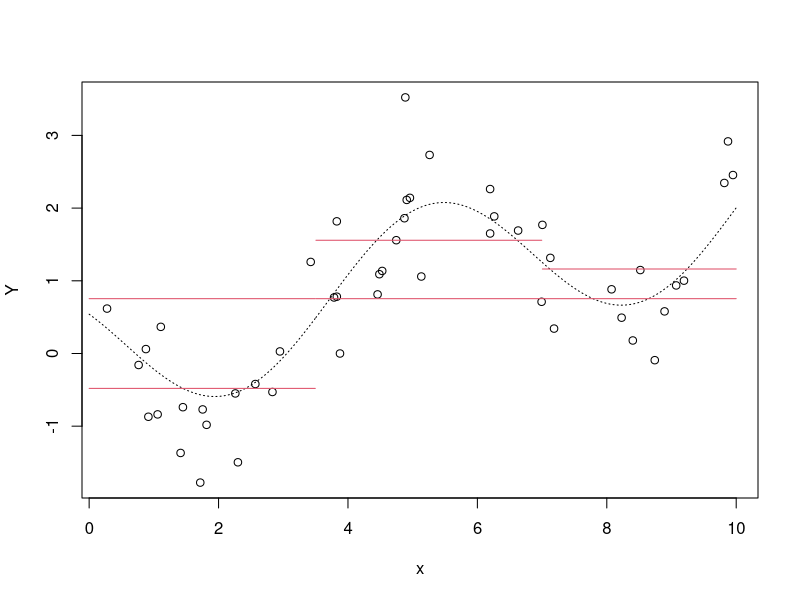
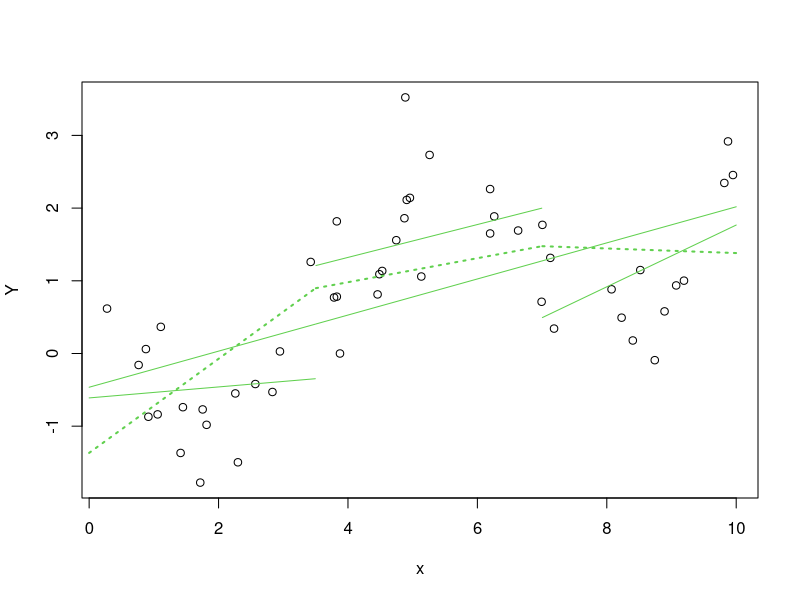
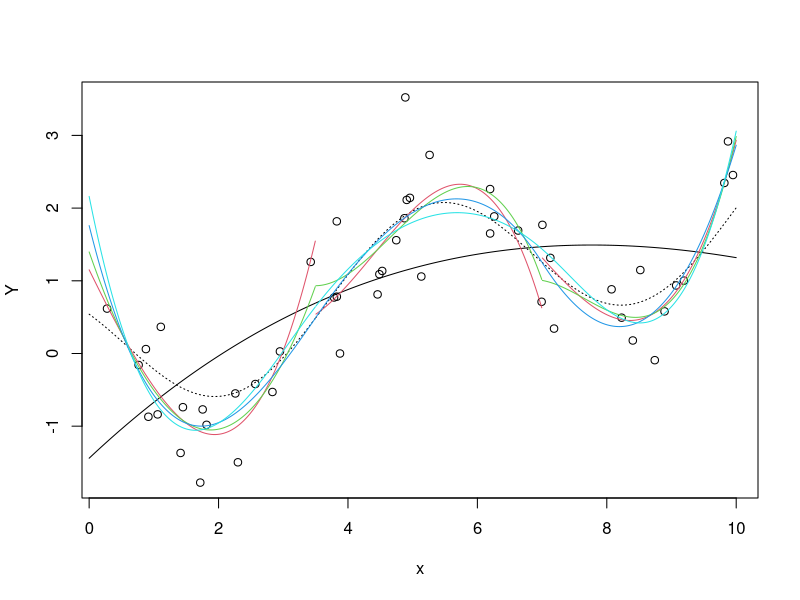
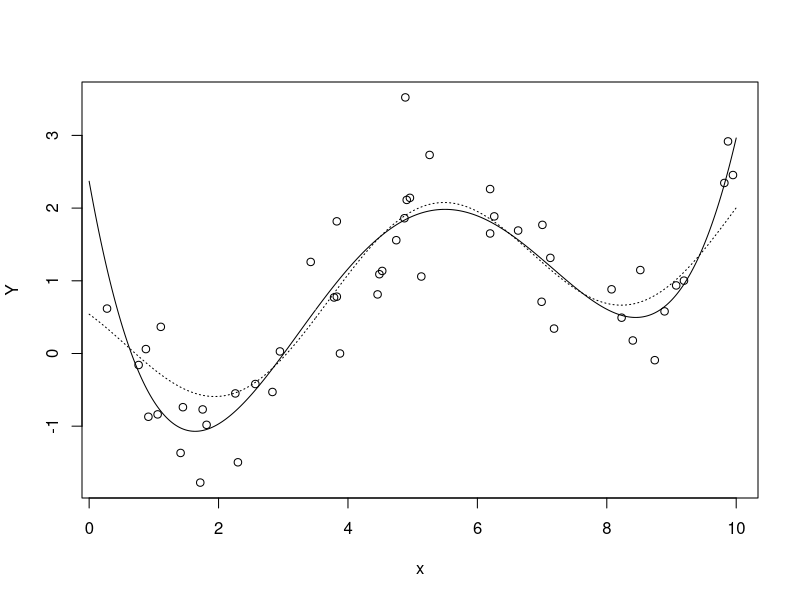
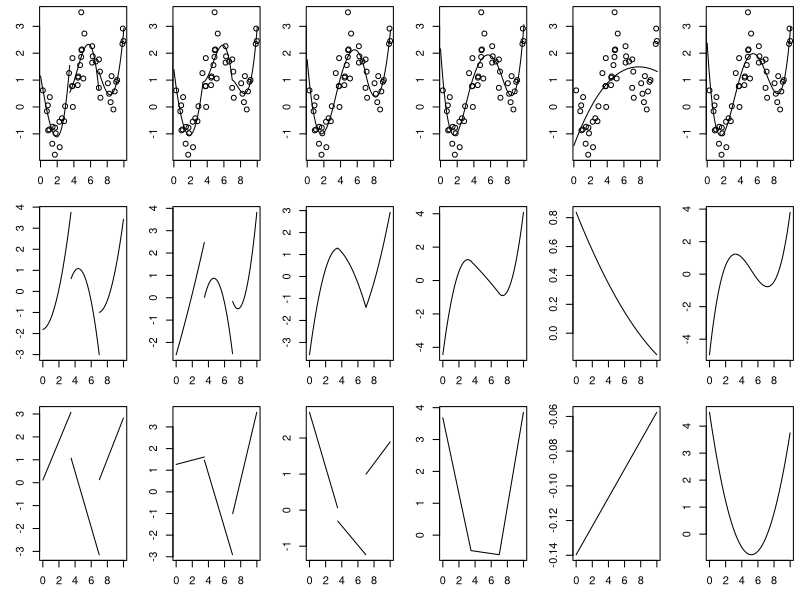
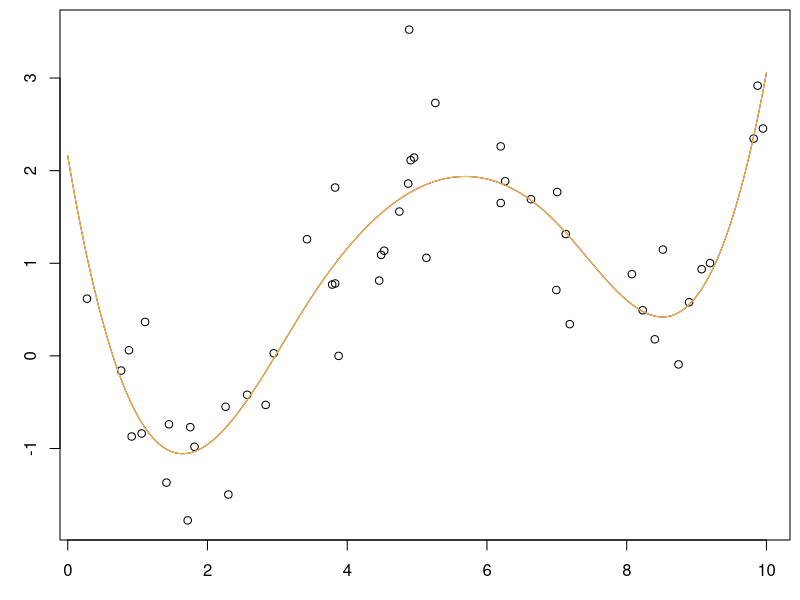
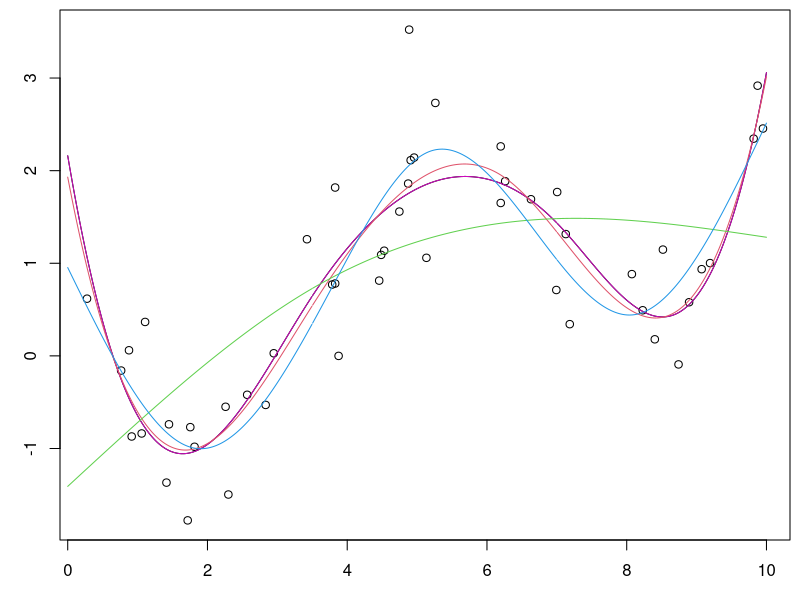
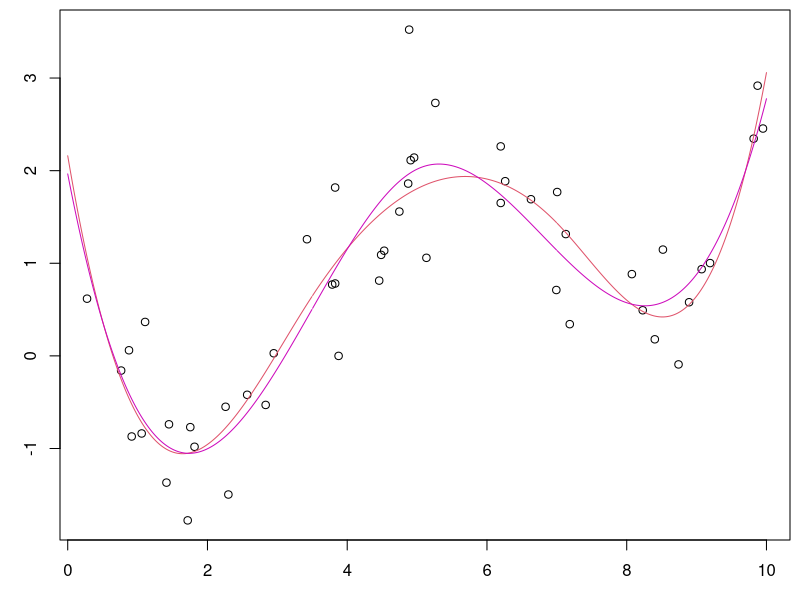

The R script that drew these images, in order:
##
## De cálculo de médias a curvas suaves  
## Uma introdução à regressão por splines
##
## Simulando dados:
## modelo para simulação:
## Y_i = 0.2 x + cos(x+1) + e_i
## e_i \sim N(0, 10^2)
## cos(\cdot) em radianos
## x \sim U[0, 10]

set.seed(201802)
df <- data.frame(x = sort(runif(50, 0, 10)))
df <- transform(df, Ytrue = 0.2 * x + cos(x+1))
df <- transform(df, Y = Ytrue + rnorm(50, m=0, sd=0.5))

ndf <- data.frame(x = seq(0,10, l=2001))
ndf <- transform(ndf, Ytrue = 0.2 * x + cos(x+1))
ndf$x[ndf$x == 3.5] <- NA
ndf$x[ndf$x == 7] <- NA

with(df, plot(Y ~ x))
with(ndf, lines(Ytrue ~ x, lty=3))

##
##
##
(fit0 <- lm(Y ~ 1, data=df))
ndf <- transform(ndf, y0 = predict(fit0, newdata=ndf))
with(ndf, lines(y0 ~ x, col=2))

df <- transform(df, I1 = ifelse(x < 3.5, 0, 1),
                I2 = ifelse(x < 7, 0, 1))
ndf <- transform(ndf, I1 = ifelse(x < 3.5, 0, 1),
                 I2 = ifelse(x < 7, 0, 1))

(fit0.0 <- lm(Y ~ I1 + I2, data=df))
ndf <- transform(ndf, y0.0 = predict(fit0.0, newdata=ndf))
with(ndf, lines(y0.0 ~ x, col=2))

logLik(fit0.0)
logLik(fit0)

##
##
##
with(df, plot(Y ~ x))

(fit1 <- lm(Y ~ x, data=df))
ndf <- transform(ndf, y1 = predict(fit1, newdata=ndf))
with(ndf, lines(y1 ~ x, col=3))

df <- transform(df, x1 = ifelse(x < 3.5, 0, x-3.5),
                x2 = ifelse(x < 7, 0, x-7))
ndf <- transform(ndf, x1 = ifelse(x < 3.5, 0, x-3.5),
                 x2 = ifelse(x < 7, 0, x-7))

(fit1.0 <- lm(Y ~ x + I1 + x1 + I2 + x2, data=df))
ndf <- transform(ndf, y1.0 = predict(fit1.0, newdata=ndf))
with(ndf, lines(y1.0 ~ x, col=3))

(fit1.1 <- lm(Y ~ x + x1 + x2, data=df))
ndf <- transform(ndf, y1.1 = predict(fit1.1, newdata=ndf))
with(ndf, lines(y1.1 ~ x, col=3, lty=3, lwd=2))

logLik(fit1.0)
logLik(fit1.1)
logLik(fit1)

##
## Polinomios de 3o grau
## OBS: pode-se usar poly(..., raw=TRUE)
## ou, o mesmo ajuste com poly(...) ## raw=FALSE é o default
with(df, plot(Y ~ x))
with(ndf, lines(Ytrue ~ x, lty=3))

(fit3 <- lm(Y ~ poly(x, 3), data=df))
ndf <- transform(ndf, y3 = predict(fit3, newdata=ndf))
with(ndf, lines(y3 ~ x, col=1))

(fit3.0 <- lm(Y ~ poly(x, 3) + I1 + poly(x1, 3) + I2 + poly(x2, 3),
            data=df))
ndf <- transform(ndf, y3.0 = predict(fit3.0, newdata=ndf))
with(ndf, lines(y3.0 ~ x, col=2))

(fit3.1 <- lm(Y ~ poly(x, 3) + poly(x1, 3) + poly(x2, 3),
            data=df))
ndf <- transform(ndf, y3.1 = predict(fit3.1, newdata=ndf))
with(ndf, lines(y3.1 ~ x, col=3))

(fit3.2 <- lm(Y ~ poly(x, 3, raw=T) + poly(x1, 3, raw=T)[,-1] + poly(x2, 3, raw=T)[,-1],
            data=df))
ndf <- transform(ndf, y3.2 = predict(fit3.2, newdata=ndf))
with(ndf, lines(y3.2 ~ x, col=4))

(fit3.3 <- lm(Y ~ poly(x, 3) + I(x1^3) + I(x2^3),
            data=df))
ndf <- transform(ndf, y3.3 = predict(fit3.3, newdata=ndf))
with(ndf, lines(y3.3 ~ x, col=5))

logLik(fit3.0)
logLik(fit3.1)
logLik(fit3.2)
logLik(fit3.3)
logLik(fit3)

##
## Polinômio de 4o grau
##
with(df, plot(Y ~ x))
with(ndf, lines(Ytrue ~ x, lty=3))

(fit4 <- lm(Y ~ poly(x, 4), data=df))
ndf <- transform(ndf, y4 = predict(fit4, newdata=ndf))
with(ndf, lines(y4 ~ x, col=1))

##
## Entendendo as restrições de continuidade na função, na 1a e 2a derivadas
##
par(mfcol=c(3,6), mar=c(3,3,.5, .5))

ndf <- transform(ndf, y3.0d = c(diff(y3.0)/diff(x), NA))
ndf <- transform(ndf, y3.0dd = c(diff(y3.0d)/diff(x), NA))
with(df, plot(Y ~ x))
with(ndf, lines(y3.0 ~ x))
with(ndf, plot(y3.0d ~ x, type="l"))
with(ndf, plot(y3.0dd ~ x, type="l"))

ndf <- transform(ndf, y3.1d = c(diff(y3.1)/diff(x), NA))
ndf <- transform(ndf, y3.1dd = c(diff(y3.1d)/diff(x), NA))
with(df, plot(Y ~ x))
with(ndf, lines(y3.1 ~ x))
with(ndf, plot(y3.1d ~ x, type="l"))
with(ndf, plot(y3.1dd ~ x, type="l"))

ndf <- transform(ndf, y3.2d = c(diff(y3.2)/diff(x), NA))
ndf <- transform(ndf, y3.2dd = c(diff(y3.2d)/diff(x), NA))
with(df, plot(Y ~ x))
with(ndf, lines(y3.2 ~ x))
with(ndf, plot(y3.2d ~ x, type="l"))
with(ndf, plot(y3.2dd ~ x, type="l"))

ndf <- transform(ndf, y3.3d = c(diff(y3.3)/diff(x), NA))
ndf <- transform(ndf, y3.3dd = c(diff(y3.3d)/diff(x), NA))
with(df, plot(Y ~ x))
with(ndf, lines(y3.3 ~ x))
with(ndf, plot(y3.3d ~ x, type="l"))
with(ndf, plot(y3.3dd ~ x, type="l"))

ndf <- transform(ndf, y3d = c(diff(y3)/diff(x), NA))
ndf <- transform(ndf, y3dd = c(diff(y3d)/diff(x), NA))
with(df, plot(Y ~ x))
with(ndf, lines(y3 ~ x))
with(ndf, plot(y3d ~ x, type="l"))
with(ndf, plot(y3dd ~ x, type="l"))

ndf <- transform(ndf, y4d = c(diff(y4)/diff(x), NA))
ndf <- transform(ndf, y4dd = c(diff(y4d)/diff(x), NA))
with(df, plot(Y ~ x))
with(ndf, lines(y4 ~ x))
with(ndf, plot(y4d ~ x, type="l"))
with(ndf, plot(y4dd ~ x, type="l"))

par(mfrow=c(1,1))

##
## O pacote splines fornece funções que já montam as funções base
## (com isto é desnecessário criar as variáveis auxiliares)
##
with(df, plot(Y ~ x))
with(ndf, lines(y3.3 ~ x, col=4))

require(splines) ## para usar função bs()
(fit3.3bs <- lm(Y ~ bs(x, knots=c(3.5, 7.0)),
            data=df))
ndf <- transform(ndf, y3.3bs = predict(fit3.3bs, newdata=ndf))
with(ndf, lines(y3.3bs ~ x, col=6))

## melhor definir bordas no intervalo nas quais se vai fazer a predição
(fit3.3bs <- lm(Y ~ bs(x, knots=c(3.5, 7.0), Boundary.knots=c(0,10)),
            data=df))
ndf <- transform(ndf, y3.3bs = predict(fit3.3bs, newdata=ndf))
with(ndf, lines(y3.3bs ~ x, col=7))

##
## fixando graus de liberdade mudam-se os nós
##
with(df, plot(Y ~ x))
with(ndf, lines(y3.3bs ~ x, col=1))

with(ndf, lines(y3.3bs ~ x, col=6))

(fit3.3bs5 <- lm(Y ~ bs(x, df=5, Boundary.knots=c(0,10)),
            data=df))
ndf <- transform(ndf, y3.3bs5 = predict(fit3.3bs5, newdata=ndf))
with(ndf, lines(y3.3bs5 ~ x, col=2))
attr(with(df, bs(x, df=5, Boundary.knots=c(0,10))), "knots")

(fit3.3ns <- lm(Y ~ ns(x, knots=c(3.5, 7.0), Boundary.knots=c(0,10)),
            data=df))
ndf <- transform(ndf, y3.3ns = predict(fit3.3ns, newdata=ndf))
with(ndf, lines(y3.3ns ~ x, col=3))

(fit3.3ns5 <- lm(Y ~ ns(x, df=5, Boundary.knots=c(0,10)),
            data=df))
ndf <- transform(ndf, y3.3ns5 = predict(fit3.3ns5, newdata=ndf))
with(ndf, lines(y3.3ns5 ~ x, col=4))
attr(with(df, ns(x, df=5, Boundary.knots=c(0,10))), "knots")

logLik(fit3.3)
logLik(fit3.3bs)
logLik(fit3.3bs5)
logLik(fit3.3ns)
logLik(fit3.3ns5)

##
## E se fosse apenas 1 nó!??
##
with(df, plot(Y ~ x))
with(ndf, lines(y3.3bs ~ x, col=2))

require(splines) ## para usar função bs()
(fit3.5bs <- lm(Y ~ bs(x, knots=5, , Boundary.knots=c(0,10)), data=df))
ndf <- transform(ndf, y3.5bs = predict(fit3.5bs, newdata=ndf))
with(ndf, lines(y3.5bs ~ x, col=6))

logLik(fit3.3bs)
logLik(fit3.5bs)
logLik(fit4)

##
## Algumas comparações
##
with(df, plot(Y ~ x))
with(ndf, lines(Ytrue ~ x, lty=3))
with(ndf, lines(y3.3bs ~ x, col=2))
with(ndf, lines(y3.5bs ~ x, col=2))
with(ndf, lines(y3.3ns5 ~ x, col=4))
with(ndf, lines(y4 ~ x, col=1))

## intervalos de confiança e predição
with(df, plot(Y ~ x))
ndf <- transform(ndf, y3.3 = predict(fit3.3, newdata=ndf, interval="confidence"))
with(ndf, matlines(x, y3.3, col=2, lty=c(1,2,2)))
ndf <- transform(ndf, y3.3ns5 = predict(fit3.3ns5, newdata=ndf, interval="confidence"))
with(ndf, matlines(x, y3.3ns5, col=4, lty=c(1,2,2)))
ndf <- transform(ndf, y4 = predict(fit4, newdata=ndf, interval="confidence"))
with(ndf, matlines(x, y4, col=1, lty=c(1,2,2)))

with(df, plot(Y ~ x))
ndf <- transform(ndf, y3.3 = predict(fit3.3, newdata=ndf, interval="prediction"))
with(ndf, matlines(x, y3.3, col=2, lty=c(1,2,2)))
ndf <- transform(ndf, y3.3ns5 = predict(fit3.3ns5, newdata=ndf, interval="prediction"))
with(ndf, matlines(x, y3.3ns5, col=4, lty=c(1,2,2)))
ndf <- transform(ndf, y4 = predict(fit4, newdata=ndf, interval="prediction"))
with(ndf, matlines(x, y4, col=1, lty=c(1,2,2)))


## Extrapolações
ndfex <- data.frame(x = seq(-1,11, len=2001))

## As linhas a seguir são desnecessárias. 
## Se usamos bs() ns() não é necessário definir as variáveis auxiliares!!!
##ndfex <- transform(ndfex, I1 = ifelse(x < 3.5, 0, 1),
##                 I2 = ifelse(x < 7, 0, 1))
##ndfex <- transform(ndfex, x1 = ifelse(x < 3.5, 0, x-3.5),
##                 x2 = ifelse(x < 7, 0, x-7))

ndfex <- transform(ndfex, Ytrue = 0.2 * x + cos(x+1))

ndfex <- transform(ndfex, y3.3bs = predict(fit3.3bs, newdata=ndfex))
ndfex <- transform(ndfex, y3.5bs = predict(fit3.5bs, newdata=ndfex))
ndfex <- transform(ndfex, y3.3ns5 = predict(fit3.3ns5, newdata=ndfex))
ndfex <- transform(ndfex, y4 = predict(fit4, newdata=ndfex))
with(df, plot(Y ~ x, xlim=c(-1, 11)))
with(ndfex, lines(Ytrue ~ x, lty=3))
with(ndfex, lines(y3.3bs ~ x, lty=3, col=2))
with(ndfex, lines(y3.5bs ~ x, lty=3, col=3))
with(ndfex, lines(y3.3ns5 ~ x, lty=3, col=4))
with(ndfex, lines(y4 ~ x, lty=3, col=1))


ndfex <- transform(ndfex, y3.3bs = predict(fit3.3bs, newdata=ndfex, interval="confidence"))
ndfex <- transform(ndfex, y3.5bs = predict(fit3.5bs, newdata=ndfex, interval="confidence"))
ndfex <- transform(ndfex, y3.3ns5 = predict(fit3.3ns5, newdata=ndfex, interval="confidence"))
ndfex <- transform(ndfex, y4 = predict(fit4, newdata=ndfex, interval="confidence"))

with(df, plot(Y ~ x, xlim=c(-1, 11)))
with(ndfex, lines(Ytrue ~ x, lty=3))
with(ndfex, matlines(x, y3.3bs, col=2, lty=c(1,2,2)))
with(ndfex, matlines(x, y3.5bs, col=3, lty=c(1,2,2)))
with(ndfex, matlines(x, y3.3ns5, col=4, lty=c(1,2,2)))
with(ndfex, matlines(x, y4, col=1, lty=c(1,2,2)))

logLik(fit3.3bs)
logLik(fit3.5bs)
logLik(fit3.3ns5)
logLik(fit4)

AIC(fit3.3bs)
AIC(fit3.5bs)
AIC(fit3.3ns5)
AIC(fit4)

BIC(fit3.3bs)
BIC(fit3.5bs)
BIC(fit3.3ns5)
BIC(fit4)
